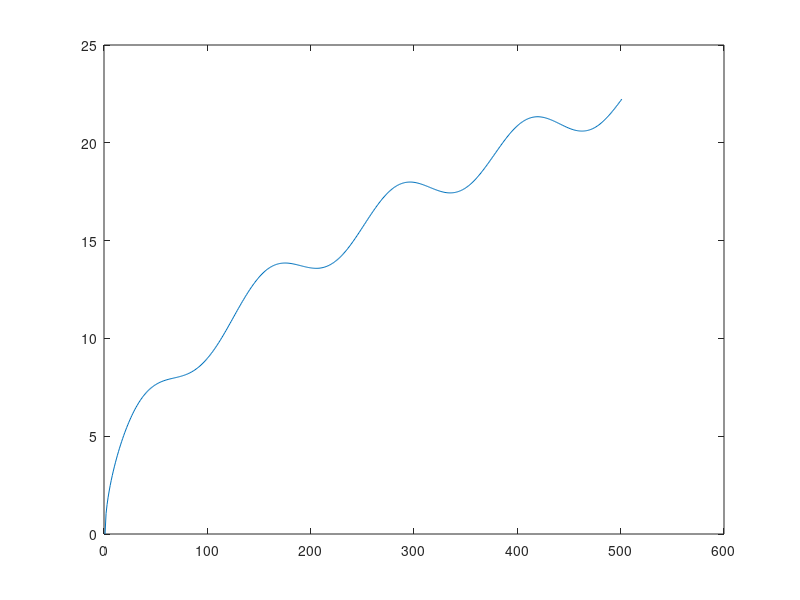

Here is the MATLAB script that generated this plot:
a = zeros(2,4)
for i = 1:1:8
    disp(a(i))
end

x = [1,2,3,pi]
% x^2
x.^2

a = (0:500);
b = sin(a/20) + sqrt(a);
plot(b)